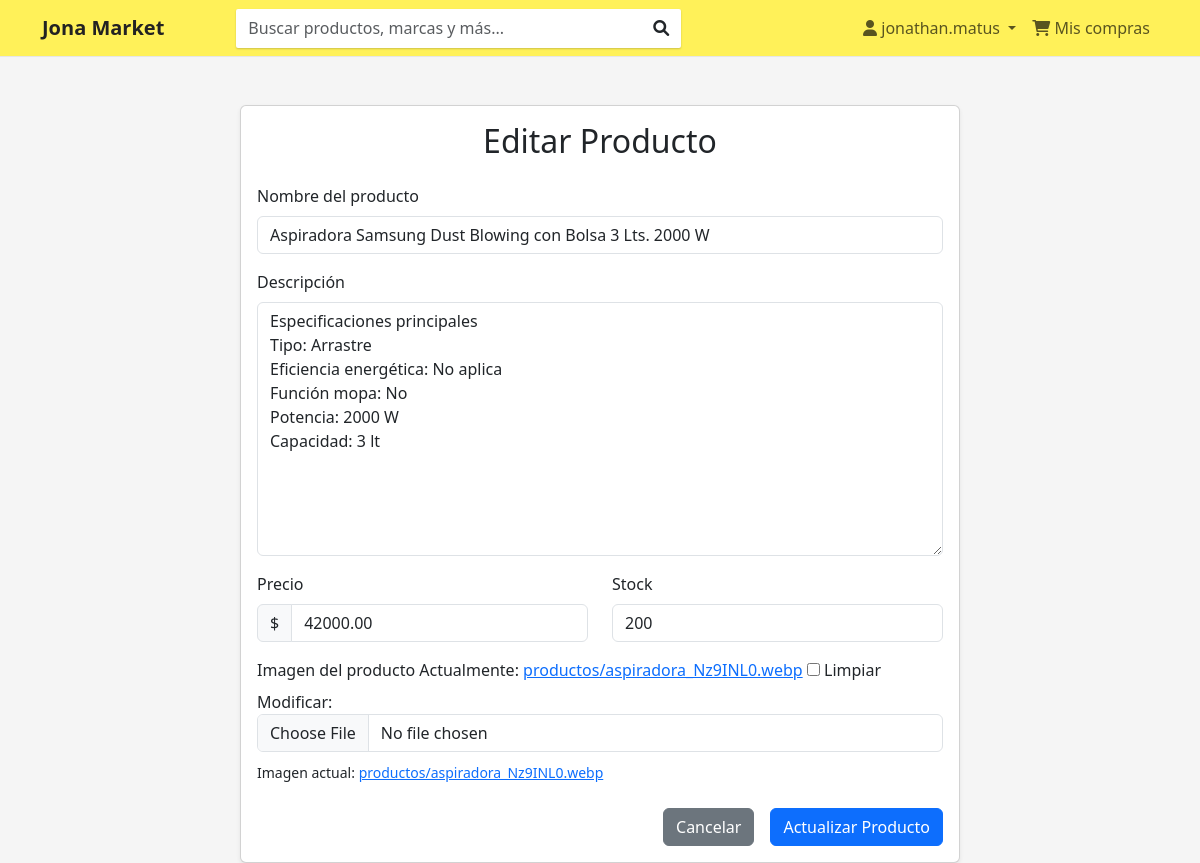
The page /productos/2/editar/ (signed in) on the database its author committed.
### productos/models.py (models this page shows, shortened)
class Producto(models.Model):
    nombre = models.CharField(max_length=200)
    descripcion = models.TextField()
    precio = models.DecimalField(max_digits=10, decimal_places=2)
    stock = models.IntegerField()
    imagen = models.ImageField(upload_to='productos/', null=True, blank=True)
    fecha_creacion = models.DateTimeField(auto_now_add=True)

### productos/views.py (the view)
# urls.py: path('productos/<int:pk>/editar/', ProductoUpdateView.as_view(), name='editar_producto'),
class ProductoUpdateView(LoginRequiredMixin, UpdateView):
    model = Producto
    template_name = 'productos/form_producto.html'
    fields = ['nombre', 'descripcion', 'precio', 'stock', 'imagen']
    success_url = reverse_lazy('lista_productos')

### productos/templates/productos/form_producto.html (shortened to what this page needs)
{% extends 'productos/base.html' %}
{% block content %}
<div class="container mt-5">
    <div class="row justify-content-center">
        <div class="col-lg-8">
            <div class="card shadow-sm">
                <div class="card-body">
                    <h2 class="card-title text-center mb-4">{% if form.instance.pk %}Editar Producto{% else %}Vender un Producto{% endif %}</h2>
                    <form method="post" enctype="multipart/form-data">
                        <div class="mb-3">
                            <label for="{{ form.nombre.id_for_label }}" class="form-label">Nombre del producto</label>
                            {{ form.nombre }}
                        </div>
                        <div class="mb-3">
                            <label for="{{ form.descripcion.id_for_label }}" class="form-label">Descripción</label>
                            {{ form.descripcion }}
                        </div>
                        <div class="row">
                            <div class="col-md-6 mb-3">
                                <label for="{{ form.precio.id_for_label }}" class="form-label">Precio</label>
                                <div class="input-group">
                                    <span class="input-group-text">$</span>
                                    {{ form.precio }}
                                </div>
                            </div>
                            <div class="col-md-6 mb-3">
                                <label for="{{ form.stock.id_for_label }}" class="form-label">Stock</label>
                                {{ form.stock }}
                            </div>
                        </div>
                        <div class="mb-3">
                            <label for="{{ form.imagen.id_for_label }}" class="form-label">Imagen del producto</label>
                            {{ form.imagen }}
                            {% if form.instance.imagen %}
                                <div class="mt-2">
                                    <small>Imagen actual: <a href="{{ form.instance.imagen.url }}" target="_blank">{{ form.instance.imagen.name }}</a></small>
                                </div>
                            {% endif %}
                        </div>
                        <div class="d-grid gap-2 d-md-flex justify-content-md-end mt-4">
                            <a href="{% url 'lista_productos' %}" class="btn btn-secondary me-md-2">Cancelar</a>
                            <button type="submit" class="btn btn-primary">{% if form.instance.pk %}Actualizar Producto{% else %}Poner en Venta{% endif %}</button>
                        </div>
                    </form>
                </div>
            </div>
        </div>
    </div>
</div>
{% endblock %}

### productos/templates/productos/base.html (shortened to what this page needs)
<!DOCTYPE html>
<html lang="es">
<head>
    <link href="https://cdn.jsdelivr.net/npm/bootstrap@5.3.0-alpha1/dist/css/bootstrap.min.css" rel="stylesheet">
    <link href="https://cdnjs.cloudflare.com/ajax/libs/font-awesome/6.0.0-beta3/css/all.min.css" rel="stylesheet">
</head>
<body>
    <header>
        <nav class="navbar navbar-expand-lg navbar-mercado-libre">
            <div class="container">
                    <a class="navbar-brand d-flex align-items-center" href="{% url 'home' %}">
                        <span class="navbar-brand-text">Jona Market</span>
                    </a>
                <div class="collapse navbar-collapse" id="navbarSupportedContent">
                    <form class="d-flex ms-5" style="width: 50%;">
                        <input class="form-control form-control-mercado-libre" type="search" placeholder="Buscar productos, marcas y más..." aria-label="Search">
                        <button class="btn" type="submit" style="background-color: transparent; border: none; position: relative; right: 40px;"><i class="fas fa-search"></i></button>
                    </form>
                    <ul class="navbar-nav ms-auto mb-2 mb-lg-0">
                        {% if user.is_authenticated %}
                            <li class="nav-item dropdown">
                                <a class="nav-link dropdown-toggle" href="#" id="navbarDropdown" role="button" data-bs-toggle="dropdown" aria-expanded="false">
                                    <i class="fas fa-user"></i> {{ user.username }}
                                </a>
                            </li>
                        {% endif %}
                        <li class="nav-item">
                            <a class="nav-link" href="#"><i class="fas fa-shopping-cart"></i> Mis compras</a>
                        </li>
                    </ul>
                </div>
            </div>
        </nav>
    </header>
    <main class="container mt-4">
        {% block content %}{% endblock %}
    </main>
</body>
</html>

### productos/templates/productos/base.html (style rules this page uses)
body { background-color: #f5f5f5; }
.navbar-mercado-libre { background-color: #fff159; border-bottom: 1px solid #e6e6e6; }
.navbar-brand-text { font-weight: 700; color: #222; font-size: 1.25rem; margin-right: 0.5rem; }
.form-control-mercado-libre { border-radius: 2px; border: 0; box-shadow: 0 1px 2px 0 rgba(0,0,0,.2); height: 39px; width: 100%; }

### rows shown on the page
Producto: nombre "Aspiradora Samsung Dust Blowing con Bolsa 3 Lts. 2000 W", descripcion "Especificaciones principales Tipo: Arrastre Eficiencia energética: No aplica Función mopa: No Potencia: 2000 W Capacidad: 3 lt", precio "42000.00", stock "200", instance.imagen.name "productos/aspiradora_Nz9INL0.webp"

### other values the page prints
{{ user.username }} "jonathan.matus"
